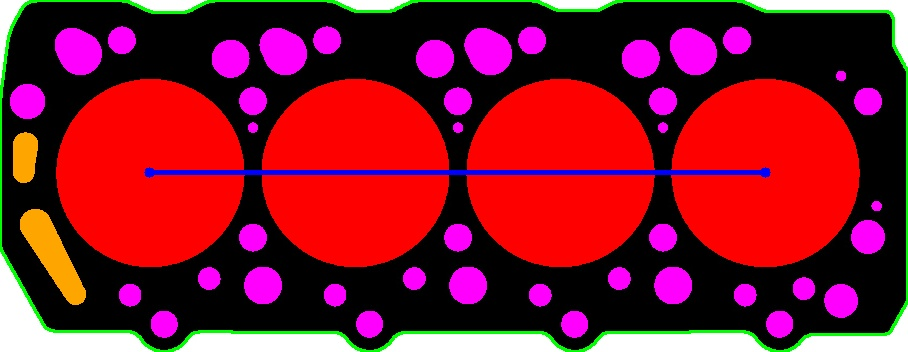
#> input picture test_visualizacion_directa.jpg, 908 x 352 px
$ python -i contornos_analyzer.py   (imports and definitions only)
#> lines starting #> are read from the running program, lines starting #| are printed output that depends on the picture
"""
Analizador de Contornos y Agujeros para Juntas
==============================================

Basado en detector_contornos.py
Analiza formas, contornos y agujeros en imágenes de juntas.
"""

import cv2
import numpy as np
import math
from typing import Dict, List, Tuple, Optional

# ============================================================
# PARÁMETROS FIJOS DE CLASIFICACIÓN
# ============================================================
UMBRAL_CIRCULARIDAD = 90   # Porcentaje mínimo para considerar un agujero como redondo (0-100)
UMBRAL_AREA_GRANDE = 0.90  # Fracción del área máxima para clasificar como "Grande" (0.0-1.0)
MM_POR_PIXEL_DEFAULT = 0.1 # Relación milímetros por píxel por defecto


# [15 lines left out: function calcular_angulo_orientacion, not called in this run]


def pixeles_a_mm(pixeles: float, mm_por_pixel: float) -> float:
    """Convierte una medida lineal de píxeles a milímetros (precisión 0.1mm)"""
    return round(pixeles * mm_por_pixel, 1)


def pixeles2_a_mm2(pixeles_cuadrados: float, mm_por_pixel: float) -> float:
    """Convierte un área de píxeles² a milímetros² (precisión 0.1mm²)"""
    return round(pixeles_cuadrados * (mm_por_pixel ** 2), 1)


# [133 lines left out: functions calcular_centroide, analizar_agujeros, encontrar_agujeros_extremos, not called in this run]


def analizar_imagen_completa(img_fondo_blanco: np.ndarray, mm_por_pixel: float = MM_POR_PIXEL_DEFAULT, verbose: bool = True) -> Dict:
    """
    Analiza una imagen de junta completa (fondo blanco)

    Args:
        img_fondo_blanco: Imagen en escala de grises con fondo blanco
        mm_por_pixel: Factor de conversión píxeles a milímetros

    Returns:
        Diccionario con todos los datos del análisis
    """
    try:
        if verbose:
            print("\n" + "=" * 80)
            if verbose:
                print("ANÁLISIS DE CONTORNOS Y MOMENTOS DE HU")
            if verbose:
                print("=" * 80)

        # === PASO 1: Convertir a binario ===
        if verbose:
            print("\n[contornos] PASO 1: Binarización...")
        _, imagen_binaria = cv2.threshold(img_fondo_blanco, 127, 255, cv2.THRESH_BINARY_INV)
        if verbose:
            print(f"[contornos] ✓ Imagen binarizada")

        # === PASO 2: Detectar contornos con jerarquía ===
        if verbose:
            print("\n[contornos] PASO 2: Detección de contornos con jerarquía...")
        contours, hierarchy = cv2.findContours(imagen_binaria, cv2.RETR_TREE, cv2.CHAIN_APPROX_SIMPLE)

        if not contours or hierarchy is None:
            if verbose:
                print("[contornos] ⚠️ No se detectaron contornos")
            return {'ok': False, 'error': 'No se detectaron contornos'}

        if verbose:
            print(f"[contornos] ✓ {len(contours)} contornos detectados")

        # === PASO 3: Identificar contorno principal ===
        if verbose:
            print("\n[contornos] PASO 3: Identificando contorno principal...")
        main_contour_idx = -1
        max_area = 0

        for i, contour in enumerate(contours):
            parent = hierarchy[0][i][3]
            area = cv2.contourArea(contour)

            # Buscar el contorno más grande sin padre (contorno externo)
            if parent == -1 and area > max_area:
                max_area = area
                main_contour_idx = i

        if main_contour_idx == -1:
            if verbose:
                print("[contornos] ⚠️ No se encontró contorno principal")
            return {'ok': False, 'error': 'No se encontró contorno principal'}

        main_contour = contours[main_contour_idx]
        main_area_px = cv2.contourArea(main_contour)
        main_perimeter_px = cv2.arcLength(main_contour, True)

        # Calcular bounding box del contorno principal
        x, y, w, h = cv2.boundingRect(main_contour)
        bbox_width_px = w
        bbox_height_px = h

        if verbose:
            print(f"[contornos] ✓ Contorno principal: Área={main_area_px:.2f} px², Perímetro={main_perimeter_px:.2f} px")
            if verbose:
                print(f"[contornos]   Bounding Box: {bbox_width_px}x{bbox_height_px} px")

        # === PASO 4: Identificar agujeros internos (hijos del contorno principal) ===
        if verbose:
            print("\n[contornos] PASO 4: Identificando agujeros internos...")
        holes = []
        first_child = hierarchy[0][main_contour_idx][2]

        if first_child != -1:
            child_idx = first_child
            while child_idx != -1:
                holes.append(contours[child_idx])
                child_idx = hierarchy[0][child_idx][0]

        if verbose:
            print(f"[contornos] ✓ {len(holes)} agujeros detectados")

        # === PASO 5: Calcular momentos invariantes de Hu ===
        if verbose:
            print("\n[contornos] PASO 5: Calculando momentos de Hu...")
        # Crear máscara de la forma (contorno principal - agujeros)
        mask = np.zeros(img_fondo_blanco.shape, dtype=np.uint8)
        cv2.fillPoly(mask, [main_contour], 255)

        for hole in holes:
            cv2.fillPoly(mask, [hole], 0)

        # Calcular momentos
        moments = cv2.moments(mask)

        if moments['m00'] == 0:
            if verbose:
                print("[contornos] ⚠️ No se pudieron calcular los momentos")
            return {'ok': False, 'error': 'No se pudieron calcular los momentos'}

        # Calcular momentos de Hu
        hu_moments = cv2.HuMoments(moments).flatten()

        # Calcular ángulo de orientación
        angle = calcular_angulo_orientacion(moments)

        # Calcular centroide
        cx_px = moments['m10'] / moments['m00']
        cy_px = moments['m01'] / moments['m00']

        if verbose:
            print(f"[contornos] ✓ Momentos de Hu calculados")
        if verbose:
            print(f"[contornos]   Centroide: ({cx_px:.2f}, {cy_px:.2f}) px")
        if verbose:
            print(f"[contornos]   Ángulo orientación: {angle:.2f}°")

        # === PASO 6: Análisis de agujeros ===
        if verbose:
            print("\n[contornos] PASO 6: Analizando agujeros...")
        analisis_agujeros = analizar_agujeros(holes, mm_por_pixel)

        # Estadísticas de clasificación
        redondos_grandes = sum(1 for item in analisis_agujeros if item['clasificacion'] == 'Redondo Grande')
        redondos_chicos = sum(1 for item in analisis_agujeros if item['clasificacion'] == 'Redondo Chico')
        irregulares = sum(1 for item in analisis_agujeros if item['clasificacion'] == 'Irregular')

        if verbose:
            print(f"[contornos] ✓ Clasificación de agujeros:")
        if verbose:
            print(f"[contornos]   • Redondos Grandes: {redondos_grandes}")
        if verbose:
            print(f"[contornos]   • Redondos Chicos: {redondos_chicos}")
        if verbose:
            print(f"[contornos]   • Irregulares: {irregulares}")

        # Tabla detallada
        if verbose:
            print(f"\n[contornos] Análisis detallado:")
        if verbose:
            print(f"[contornos] {'ID':<4} {'Área (mm²)':>12} {'Perímetro (mm)':>15} {'Circular.':>11} {'Clasificación':>18}")
        if verbose:
            print(f"[contornos] {'-'*65}")
        for item in analisis_agujeros:
            if verbose:
                print(f"[contornos] {item['id']:<4} {item['area_mm2']:>12.2f} {item['perimeter_mm']:>15.2f} {item['circularity']:>10.1f}% {item['clasificacion']:>18}")

        # === PASO 7: Línea de referencia ===
        if verbose:
            print("\n[contornos] PASO 7: Calculando línea de referencia...")
        punto1, punto2 = encontrar_agujeros_extremos(analisis_agujeros)

        linea_referencia = None
        if punto1 and punto2:
            distancia_px = np.sqrt((punto2[0] - punto1[0])**2 + (punto2[1] - punto1[1])**2)
            distancia_mm = pixeles_a_mm(distancia_px, mm_por_pixel)
            punto_medio = (
                (punto1[0] + punto2[0]) // 2,
                (punto1[1] + punto2[1]) // 2
            )

            linea_referencia = {
                'punto1_px': punto1,
                'punto2_px': punto2,
                'distancia_px': distancia_px,
                'distancia_mm': distancia_mm,
                'punto_medio_px': punto_medio
            }

            if verbose:
                print(f"[contornos] ✓ Línea de referencia calculada:")
            if verbose:
                print(f"[contornos]   Punto 1: {punto1} px")
            if verbose:
                print(f"[contornos]   Punto 2: {punto2} px")
            if verbose:
                print(f"[contornos]   Distancia: {distancia_mm:.2f} mm ({distancia_px:.2f} px)")
            if verbose:
                print(f"[contornos]   Punto medio: {punto_medio} px")
        else:
            if verbose:
                print(f"[contornos] ℹ️ No se pudo calcular línea de referencia (menos de 2 agujeros grandes)")

        # === RESULTADOS ===
        if verbose:
            print("\n" + "=" * 80)
        if verbose:
            print("RESUMEN DE ANÁLISIS")
        if verbose:
            print("=" * 80)
        if verbose:
            print(f"✓ Contorno principal: {pixeles2_a_mm2(main_area_px, mm_por_pixel):.2f} mm²")
        if verbose:
            print(f"✓ Total agujeros: {len(holes)}")
        if verbose:
            print(f"✓ Momentos de Hu: {len(hu_moments)} valores")
        if verbose:
            print(f"✓ Factor conversión: {mm_por_pixel} mm/px")
        if verbose:
            print("=" * 80 + "\n")

        # Preparar datos serializables (sin contornos OpenCV)
        agujeros_serializables = []
        for item in analisis_agujeros:
            agujeros_serializables.append({
                'id': item['id'],
                'area_px': float(item['area_px']),
                'area_mm2': float(item['area_mm2']),
                'perimeter_px': float(item['perimeter_px']),
                'perimeter_mm': float(item['perimeter_mm']),
                'circularity': float(item['circularity']),
                'clasificacion': item['clasificacion'],
                'centroide_px': item['centroide_px'] if item['centroide_px'] else None
            })

        return {
            'ok': True,
            'contorno_principal': {
                'area_px': float(main_area_px),
                'area_mm2': float(pixeles2_a_mm2(main_area_px, mm_por_pixel)),
                'perimetro_px': float(main_perimeter_px),
                'perimetro_mm': float(pixeles_a_mm(main_perimeter_px, mm_por_pixel)),
                'angulo_orientacion': float(angle),
                'centroide_px': (float(cx_px), float(cy_px)),
                'centroide_mm': (float(pixeles_a_mm(cx_px, mm_por_pixel)), float(pixeles_a_mm(cy_px, mm_por_pixel))),
                'bbox_width_px': float(bbox_width_px),
                'bbox_height_px': float(bbox_height_px),
                'bbox_width_mm': float(pixeles_a_mm(bbox_width_px, mm_por_pixel)),
                'bbox_height_mm': float(pixeles_a_mm(bbox_height_px, mm_por_pixel))
            },
            'momentos_hu': [float(h) for h in hu_moments],
            'agujeros': agujeros_serializables,
            'linea_referencia': linea_referencia,
            'parametros': {
                'mm_por_pixel': float(mm_por_pixel),
                'umbral_circularidad': UMBRAL_CIRCULARIDAD,
                'umbral_area_grande': UMBRAL_AREA_GRANDE
            },
            # Datos para visualización (contornos originales)
            '_visualization_data': {
                'main_contour': main_contour,
                'analisis_agujeros': analisis_agujeros  # Incluye contornos OpenCV
            }
        }

    except Exception as e:
        print(f"[contornos] ❌ Error en análisis: {e}")
        import traceback
        traceback.print_exc()
        return {'ok': False, 'error': str(e)}


# [71 lines left out: function crear_visualizacion, not called in this run]

>>> import cv2
>>> picture = cv2.imread('test_visualizacion_directa.jpg')
#> picture is the input picture: shape (352, 908, 3); mean B, G, R 42.6, 24.3, 128.7
>>> result = analizar_imagen_completa(picture)
#> in analizar_imagen_completa, `_, imagen_binaria = cv2.threshold(img_fondo_blanco, 127, 255, cv2.THRE..`:
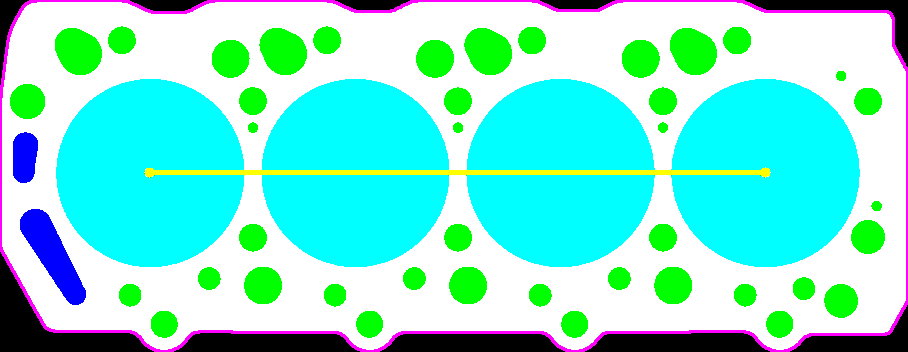
#> imagen_binaria: shape (352, 908, 3); mean B, G, R 213.4, 230.5, 126.5
#> result = 2 items
